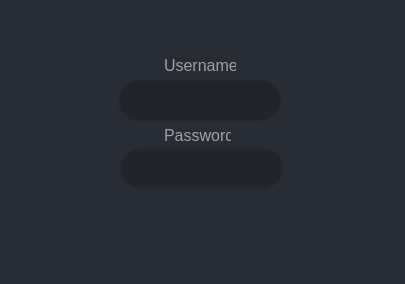
<?xml version="1.0" encoding="UTF-8"?>
<ui version="4.0">
 <class>Form</class>
 <widget class="QWidget" name="Form">
  <property name="geometry">
   <rect>
    <x>0</x>
    <y>0</y>
    <width>405</width>
    <height>284</height>
   </rect>
  </property>
  <property name="windowTitle">
   <string>Form</string>
  </property>
  <property name="styleSheet">
   <string notr="true">background-color: rgb(40, 44, 52);</string>
  </property>
  <widget class="QLineEdit" name="lineEdit">
   <property name="geometry">
    <rect>
     <x>118</x>
     <y>80</y>
     <width>163</width>
     <height>41</height>
    </rect>
   </property>
   <property name="font">
    <font>
     <family>Segoe UI</family>
     <pointsize>12</pointsize>
    </font>
   </property>
   <property name="styleSheet">
    <string notr="true">QLineEdit {
	border: 2px solid rgb(37, 39, 48);
	border-radius: 20px;
	color: #FFF;
	padding-left: 20px;
	padding-right: 20px;
	background-color: rgb(34, 36, 44);
}
QLineEdit::hover {
	border: 2px solid rgb(85, 170, 255);
}
QLineEdit::focus {
	border: 2px solid rgb(85, 170, 255);
	background-color: rgb(43, 45, 56);
}</string>
   </property>
  </widget>
  <widget class="QLineEdit" name="lineEdit_2">
   <property name="geometry">
    <rect>
     <x>120</x>
     <y>148</y>
     <width>163</width>
     <height>41</height>
    </rect>
   </property>
   <property name="font">
    <font>
     <family>Segoe UI</family>
     <pointsize>12</pointsize>
    </font>
   </property>
   <property name="styleSheet">
    <string notr="true">QLineEdit {
	border: 2px solid rgb(37, 39, 48);
	border-radius: 20px;
	color: #FFF;
	padding-left: 20px;
	padding-right: 20px;
	background-color: rgb(34, 36, 44);
}
QLineEdit::hover {
	border: 2px solid rgb(85, 170, 255);
}
QLineEdit::focus {
	border: 2px solid rgb(85, 170, 255);
	background-color: rgb(43, 45, 56);
}</string>
   </property>
   <property name="echoMode">
    <enum>QLineEdit::Password</enum>
   </property>
  </widget>
  <widget class="QLabel" name="label">
   <property name="geometry">
    <rect>
     <x>164</x>
     <y>54</y>
     <width>72</width>
     <height>22</height>
    </rect>
   </property>
   <property name="font">
    <font>
     <family>Segoe UI</family>
     <pointsize>12</pointsize>
    </font>
   </property>
   <property name="styleSheet">
    <string notr="true">color: rgb(161, 161, 161);</string>
   </property>
   <property name="text">
    <string>Username</string>
   </property>
  </widget>
  <widget class="QLabel" name="label_2">
   <property name="geometry">
    <rect>
     <x>164</x>
     <y>124</y>
     <width>67</width>
     <height>22</height>
    </rect>
   </property>
   <property name="font">
    <font>
     <family>Segoe UI</family>
     <pointsize>12</pointsize>
    </font>
   </property>
   <property name="styleSheet">
    <string notr="true">color: rgb(161, 161, 161);</string>
   </property>
   <property name="text">
    <string>Password</string>
   </property>
  </widget>
 </widget>
 <resources/>
 <connections/>
</ui>
